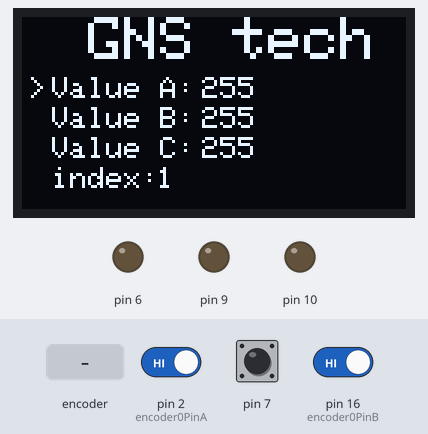
This sketch was run on a simulated Arduino Uno, built with avr-gcc and run on an emulated ATmega328P. On the bench: 128×64 one-colour display, output pins drawn as LEDs (lit = HIGH). The test bench sets the inputs (shaded band); at power-on: pin 7 HIGH, pin 2 (encoder0PinA) HIGH, pin 16 (encoder0PinB) HIGH. The display library's start-up logo is not drawn; EEPROM starts erased.

Above: at 1.2 s.
1.3 s: rotary encoder on pin 2 (encoder0PinA) / pin 16 (encoder0PinB) turned 3 steps (first pin leading)
At 3.0 s:
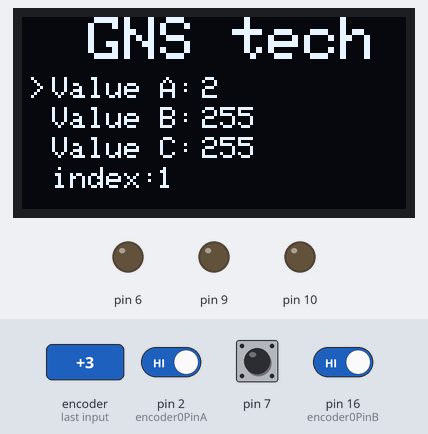
3.4 s: pin 7 pulled LOW for 1 s
At 5.3 s:
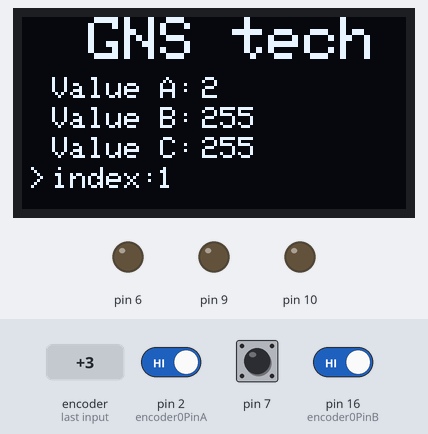
5.9 s: rotary encoder on pin 2 (encoder0PinA) / pin 16 (encoder0PinB) turned 1 step (first pin leading)
At 7.2 s:
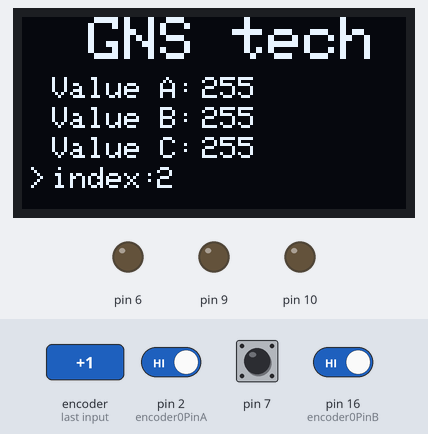
7.6 s: pin 7 pulled LOW for 0.15 s
At 8.1 s:
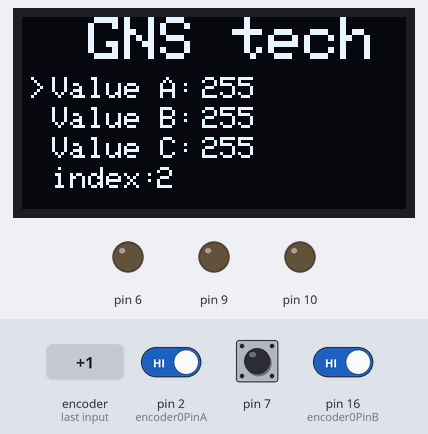
Timing chart, 0 to 10.2 s (numbered marks = the images above; inputs shaded):
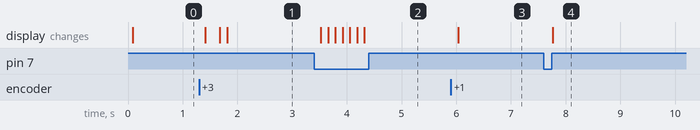

The sketch:

ssd1306.ino
```cpp
#include <avr/pgmspace.h>
#include <Adafruit_GFX.h>
#include <Adafruit_SSD1306.h>
#include <Arduino.h>
#include <binary.h>
#include <HardwareSerial.h>
#include <Wire.h>
#include <EEPROM.h>
#include <SPI.h>

#define OLED_ADDR   0x3C

#define SCREEN_WIDTH 128 // OLED display width, in pixels
#define SCREEN_HEIGHT 64 // OLED display height, in pixels

#define OLED_RESET     4 // Reset pin # (or -1 if sharing Arduino reset pin)
Adafruit_SSD1306 display(SCREEN_WIDTH, SCREEN_HEIGHT, &Wire, OLED_RESET);

#define NUMFLAKES 10
#define XPOS 0
#define YPOS 1
#define DELTAY 2

#define max_sets 3

#define encoder0PinA  2
#define encoder0PinB  16
volatile unsigned int encoder0Pos = 0;
// salut

typedef struct
{
	uint8_t valA, valB, valC;
}set_t;

set_t seturi[3];	//values from

int8_t index = 0;	//shown index
//int valA;
//int valB;
//int valC;

byte clk;
byte menuCount = 1;
byte dir = 0;
bool runState = false;

void initVals(void)
{
	for (uint8_t i=0;i<max_sets;i++)
	{
	seturi[i].valA = EEPROM.read(3*i+1);
	seturi[i].valB = EEPROM.read(3*i+2);
	seturi[i].valC = EEPROM.read(3*i+3);
	}
}

void setup() {
  pinMode(6, OUTPUT);
  pinMode(9, OUTPUT);
  pinMode(10, OUTPUT);
  pinMode(7, INPUT_PULLUP);
  pinMode(encoder0PinA, INPUT_PULLUP);
  pinMode(encoder0PinB, INPUT_PULLUP);
  Serial.begin(115200);
  Serial.begin(9600);
  display.begin(SSD1306_SWITCHCAPVCC, OLED_ADDR);
  display.display();
  display.clearDisplay();
  attachInterrupt(digitalPinToInterrupt(encoder0PinA), doEncoder, RISING);  // encoder pin on interrupt 0 - pin 2
  initVals();
}

void loop() {
  clk = digitalRead(7);
  menuCheck();
  staticMenu();
  display.clearDisplay();
  delay(100);
}

void staticMenu() {
  display.setTextSize(2);
  display.setTextColor(WHITE);

  display.setCursor(10, 0);
  display.println(" GNS tech");
  //---------------------------------
  display.setTextSize(1);
  display.setCursor(10, 20);
  display.println("Value A:");
  display.setCursor(60, 20);
  display.println(seturi[index].valA);

  display.setCursor(10, 30);
  display.println("Value B:");
  display.setCursor(60, 30);
  display.println(seturi[index].valB);

  display.setCursor(10, 40);
  display.println("Value C:");
  display.setCursor(60, 40);
  display.println(seturi[index].valC);

  /*display.setCursor(10, 50);
  display.println("Start:");
  display.setCursor(45, 50);
  if (encoder0Pos > 5 && menuCount == 4) {
    display.println("Run!");
    runState = true;
  } else {
    display.println("Idle");
    runState = false;
  }*/
  display.setCursor(10, 50);
  display.println("index:");
  display.setCursor(45, 50);
  display.println(index+1);

  display.setCursor(2, (menuCount * 10) + 10);
  display.println(">");


  display.display();
}

void menuCheck() {
  if (clk == LOW && menuCount < 5) {
    menuCount++;
    encoder0Pos = 0;
  }
  if (clk == LOW && menuCount >= 5) {
    menuCount = 1;
  }

  if (menuCount == 1) {
    seturi[index].valA = EEPROM.read(3*index+menuCount);
  }
  if (menuCount == 2) {
	  seturi[index].valB = EEPROM.read(3*index+menuCount);
  }
  if (menuCount == 3) {
	  seturi[index].valC = EEPROM.read(3*index+menuCount);
  }
}

/*void doEncoder() {
  if (digitalRead(encoder0PinA) == HIGH) {
    if (digitalRead(encoder0PinB) == LOW && encoder0Pos > 0) {
      encoder0Pos = encoder0Pos - 1;
      dir = 0;
    }
    else {
      encoder0Pos = encoder0Pos + 1;
      dir = 1;
    }
  }
  else
  {
    if (digitalRead(encoder0PinB) == LOW ) {
      encoder0Pos = encoder0Pos + 1;
      dir = 1;
    }
    else {
      if (encoder0Pos > 0) {
        encoder0Pos = encoder0Pos - 1;
        dir = 0;
      }
    }
  }
}*/

void doEncoder() {
	bool value_encoder_pinA, value_encoder_pinB;
	value_encoder_pinA=digitalRead(2);
	value_encoder_pinB=digitalRead(16);

	if (value_encoder_pinA == value_encoder_pinB)
	{
		switch (menuCount)
		{
		case 1:
			seturi[index].valA--;
		    EEPROM.write(3*index+menuCount, seturi[index].valA);
			break;
		case 2:
			seturi[index].valB--;
		    EEPROM.write(3*index+menuCount, seturi[index].valB);
		    break;
		case 3:
			seturi[index].valC--;
		    EEPROM.write(3*index+menuCount, seturi[index].valC);
		    break;
		case 4:
			index--;
			if (index<0)
				index=0;
			break;
		default:
			break;
		}
	}
	else
	{
		switch (menuCount)
		{
		case 1:
			seturi[index].valA++;
		    EEPROM.write(3*index+menuCount, seturi[index].valA);
			break;
		case 2:
			seturi[index].valB++;
		    EEPROM.write(3*index+menuCount, seturi[index].valB);
		    break;
		case 3:
			seturi[index].valC++;
		    EEPROM.write(3*index+menuCount, seturi[index].valC);
		    break;
		case 4:
			index++;
			if (index>max_sets-1)
				index=max_sets-1;
			break;
		default:
			break;
		}

	}
}
```

sloeber.ino.cpp
```cpp
#ifdef __IN_ECLIPSE__
//This is a automatic generated file
//Please do not modify this file
//If you touch this file your change will be overwritten during the next build
//This file has been generated on 2019-04-16 13:48:59

#include "Arduino.h"
#include <avr/pgmspace.h>
#include <Adafruit_GFX.h>
#include <Adafruit_SSD1306.h>
#include <Arduino.h>
#include <binary.h>
#include <HardwareSerial.h>
#include <Wire.h>
#include <EEPROM.h>
#include <SPI.h>

void initVals(void) ;
void setup() ;
void loop() ;
void staticMenu() ;
void menuCheck() ;
void doEncoder() ;


#include "ssd1306.ino"

#endif
```

Measured:
- after the input at 1.3 s, the display: first changes after 0.11 s (image 1 shows a later state)
- after the input at 3.4 s, the display: first changes after 0.13 s (image 2 shows a later state)
- after the input at 5.9 s, the display: changes after 0.14 s (image 3)
- after the input at 7.6 s, the display: changes after 0.16 s (image 4)
